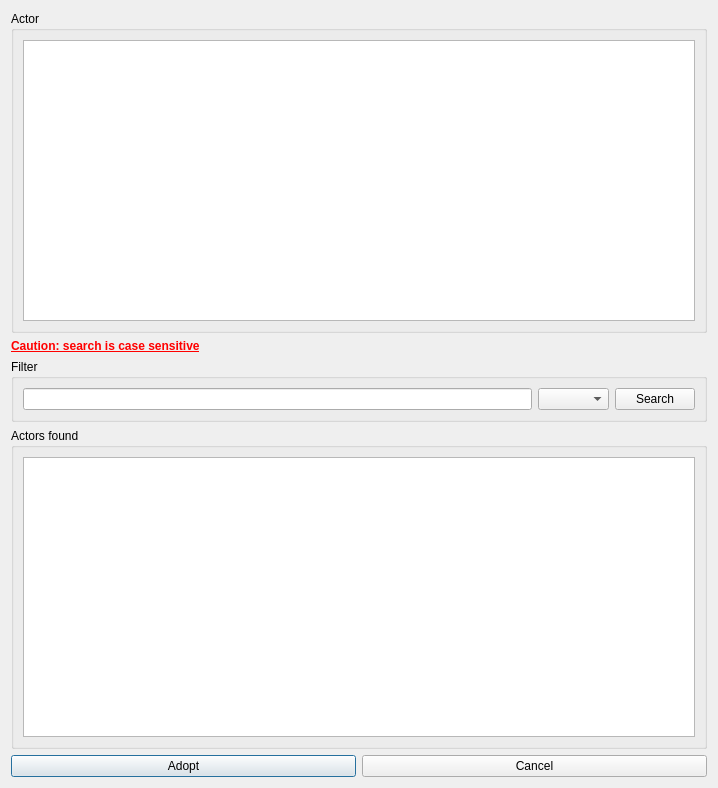
<?xml version="1.0" encoding="UTF-8"?>
<ui version="4.0">
 <class>Darstellerkorrigieren</class>
 <widget class="QDialog" name="Darstellerkorrigieren">
  <property name="geometry">
   <rect>
    <x>0</x>
    <y>0</y>
    <width>696</width>
    <height>788</height>
   </rect>
  </property>
  <property name="windowTitle">
   <string>Change actor</string>
  </property>
  <property name="windowIcon">
   <iconset>
    <normaloff>pypordb/8027068_splash.png</normaloff>pypordb/8027068_splash.png</iconset>
  </property>
  <layout class="QGridLayout" name="gridLayout">
   <item row="0" column="0">
    <layout class="QVBoxLayout" name="verticalLayout">
     <item>
      <widget class="QGroupBox" name="groupBox">
       <property name="title">
        <string>Actor</string>
       </property>
       <layout class="QHBoxLayout" name="horizontalLayout_3">
        <item>
         <widget class="QTableWidget" name="tableWidgetDarsteller">
          <property name="minimumSize">
           <size>
            <width>672</width>
            <height>0</height>
           </size>
          </property>
         </widget>
        </item>
       </layout>
      </widget>
     </item>
     <item>
      <widget class="QLabel" name="label_3">
       <property name="font">
        <font>
         <weight>75</weight>
         <bold>true</bold>
         <underline>true</underline>
         <kerning>true</kerning>
        </font>
       </property>
       <property name="autoFillBackground">
        <bool>false</bool>
       </property>
       <property name="text">
        <string>&lt;!DOCTYPE HTML PUBLIC &quot;-//W3C//DTD HTML 4.0//EN&quot; &quot;http://www.w3.org/TR/REC-html40/strict.dtd&quot;&gt;
&lt;html&gt;&lt;head&gt;&lt;meta name=&quot;qrichtext&quot; content=&quot;1&quot; /&gt;&lt;style type=&quot;text/css&quot;&gt;
p, li { white-space: pre-wrap; }
&lt;/style&gt;&lt;/head&gt;&lt;body style=&quot; font-family:'Sans Serif'; font-size:9pt; font-weight:600; font-style:normal;&quot;&gt;
&lt;p style=&quot; margin-top:0px; margin-bottom:0px; margin-left:0px; margin-right:0px; -qt-block-indent:0; text-indent:0px;&quot;&gt;&lt;span style=&quot; color:#ff0000;&quot;&gt;Caution: search is case sensitive&lt;/span&gt;&lt;/p&gt;&lt;/body&gt;&lt;/html&gt;</string>
       </property>
      </widget>
     </item>
     <item>
      <widget class="QGroupBox" name="groupBox_2">
       <property name="title">
        <string>Filter</string>
       </property>
       <layout class="QHBoxLayout" name="horizontalLayout_5">
        <item>
         <layout class="QHBoxLayout" name="horizontalLayout_2">
          <item>
           <widget class="QLineEdit" name="lineEditFilter">
            <property name="toolTip">
             <string>&lt;html&gt;&lt;head&gt;&lt;meta name=&quot;qrichtext&quot; content=&quot;1&quot; /&gt;&lt;style type=&quot;text/css&quot;&gt;
p, li { white-space: pre-wrap; }
&lt;/style&gt;&lt;/head&gt;&lt;body style=&quot; font-family:'Sans Serif'; font-size:9pt; font-weight:400; font-style:normal;&quot;&gt;
&lt;p style=&quot; margin-top:0px; margin-bottom:0px; margin-left:0px; margin-right:0px; -qt-block-indent:0; text-indent:0px;&quot;&gt;Part of the name&lt;/p&gt;&lt;/body&gt;&lt;/html&gt;</string>
            </property>
           </widget>
          </item>
          <item>
           <widget class="QComboBox" name="comboBoxGeschlecht">
            <property name="toolTip">
             <string>&lt;html&gt;&lt;head&gt;&lt;meta name=&quot;qrichtext&quot; content=&quot;1&quot; /&gt;&lt;style type=&quot;text/css&quot;&gt;
p, li { white-space: pre-wrap; }
&lt;/style&gt;&lt;/head&gt;&lt;body style=&quot; font-family:'Sans Serif'; font-size:9pt; font-weight:400; font-style:normal;&quot;&gt;
&lt;p style=&quot; margin-top:0px; margin-bottom:0px; margin-left:0px; margin-right:0px; -qt-block-indent:0; text-indent:0px;&quot;&gt;Gender&lt;/p&gt;&lt;/body&gt;&lt;/html&gt;</string>
            </property>
            <item>
             <property name="text">
              <string/>
             </property>
            </item>
            <item>
             <property name="text">
              <string>Female</string>
             </property>
            </item>
            <item>
             <property name="text">
              <string>Male</string>
             </property>
            </item>
           </widget>
          </item>
          <item>
           <widget class="QPushButton" name="pushButtonSuchen">
            <property name="text">
             <string>Search</string>
            </property>
            <property name="autoDefault">
             <bool>false</bool>
            </property>
           </widget>
          </item>
         </layout>
        </item>
       </layout>
      </widget>
     </item>
     <item>
      <widget class="QGroupBox" name="groupBox_3">
       <property name="title">
        <string>Actors found</string>
       </property>
       <layout class="QHBoxLayout" name="horizontalLayout_4">
        <item>
         <widget class="QTableWidget" name="tableWidgetDarstellerGefunden">
          <property name="minimumSize">
           <size>
            <width>672</width>
            <height>0</height>
           </size>
          </property>
         </widget>
        </item>
       </layout>
      </widget>
     </item>
     <item>
      <layout class="QHBoxLayout" name="horizontalLayout">
       <item>
        <widget class="QPushButton" name="pushButtonUebernehmen">
         <property name="text">
          <string>Adopt</string>
         </property>
         <property name="shortcut">
          <string>Return</string>
         </property>
         <property name="autoDefault">
          <bool>true</bool>
         </property>
         <property name="default">
          <bool>true</bool>
         </property>
         <property name="flat">
          <bool>false</bool>
         </property>
        </widget>
       </item>
       <item>
        <widget class="QPushButton" name="pushButtonAbbrechen">
         <property name="text">
          <string>Cancel</string>
         </property>
         <property name="autoDefault">
          <bool>false</bool>
         </property>
        </widget>
       </item>
      </layout>
     </item>
    </layout>
   </item>
  </layout>
 </widget>
 <tabstops>
  <tabstop>lineEditFilter</tabstop>
  <tabstop>comboBoxGeschlecht</tabstop>
  <tabstop>pushButtonSuchen</tabstop>
  <tabstop>pushButtonUebernehmen</tabstop>
  <tabstop>tableWidgetDarsteller</tabstop>
  <tabstop>tableWidgetDarstellerGefunden</tabstop>
 </tabstops>
 <resources/>
 <connections/>
</ui>
